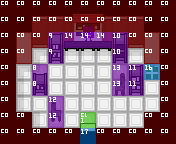

A 2D game scene composited from a Tiled map and its tileset images. What follows is a short description and the map's XML, with every tile layer's data as written:
An orthogonal 11x9 tile map with 16x16 px tiles, 3 tile layers (Tile Layer 1, Tile Layer 2, Tile Layer 3), 2 tilesets.

<map version="1.0" tiledversion="2017.10.31" orientation="orthogonal" renderorder="right-down" width="11" height="9" tilewidth="16" tileheight="16" infinite="0" nextobjectid="1">
 <tileset firstgid="1" source="../tilesets/world-tileset.tsx" />
 <tileset firstgid="4097" source="../tilesets/collision-tileset.tsx" />
 <layer name="Tile Layer 1" width="11" height="9">
  <data encoding="csv">
1,1,1,1,1,1,1,1,1,1,1,
1,1,644,644,774,775,776,644,644,1,1,
1,645,708,708,838,839,840,708,708,645,1,
1,709,582,583,583,583,583,583,583,709,1,
1,582,647,581,581,581,581,581,581,581,1,
1,646,581,581,581,581,581,581,581,581,1,
1,646,581,581,581,581,581,581,581,581,1,
1,1,646,581,581,581,581,581,581,1,1,
1,1,1,1,1,1,1,1,1,1,1
</data>
 </layer>
 <layer name="Tile Layer 2" width="11" height="9">
  <data encoding="csv">
0,0,0,0,710,711,712,0,0,0,0,
0,0,0,0,0,0,0,0,0,0,0,
0,0,0,642,902,901,903,137,0,0,0,
0,0,0,706,966,965,967,201,0,0,0,
0,0,769,0,0,0,0,772,770,517,0,
0,0,833,0,0,0,0,836,834,0,0,
0,0,0,773,0,0,0,0,0,0,0,
0,0,0,837,0,835,0,0,0,0,0,
0,0,0,0,0,899,0,0,0,0,0
</data>
 </layer>
 <layer name="Tile Layer 3" width="11" height="9">
  <data encoding="csv">
4098,4098,4098,4098,4098,4098,4098,4098,4098,4098,4098,
4098,4098,4098,4098,4098,4098,4098,4098,4098,4098,4098,
4098,4098,4098,4106,4111,4111,4111,4107,4098,4098,4098,
4098,4098,0,4106,0,0,0,4107,0,4098,4098,
4098,0,4105,0,0,0,0,4110,4108,4113,4098,
4098,0,4105,0,0,0,0,4110,4108,0,4098,
4098,0,0,4109,0,0,0,0,0,0,4098,
4098,4098,0,4109,0,4100,0,0,0,4098,4098,
4098,4098,4098,4098,4098,4114,4098,4098,4098,4098,4098
</data>
 </layer>
</map>
